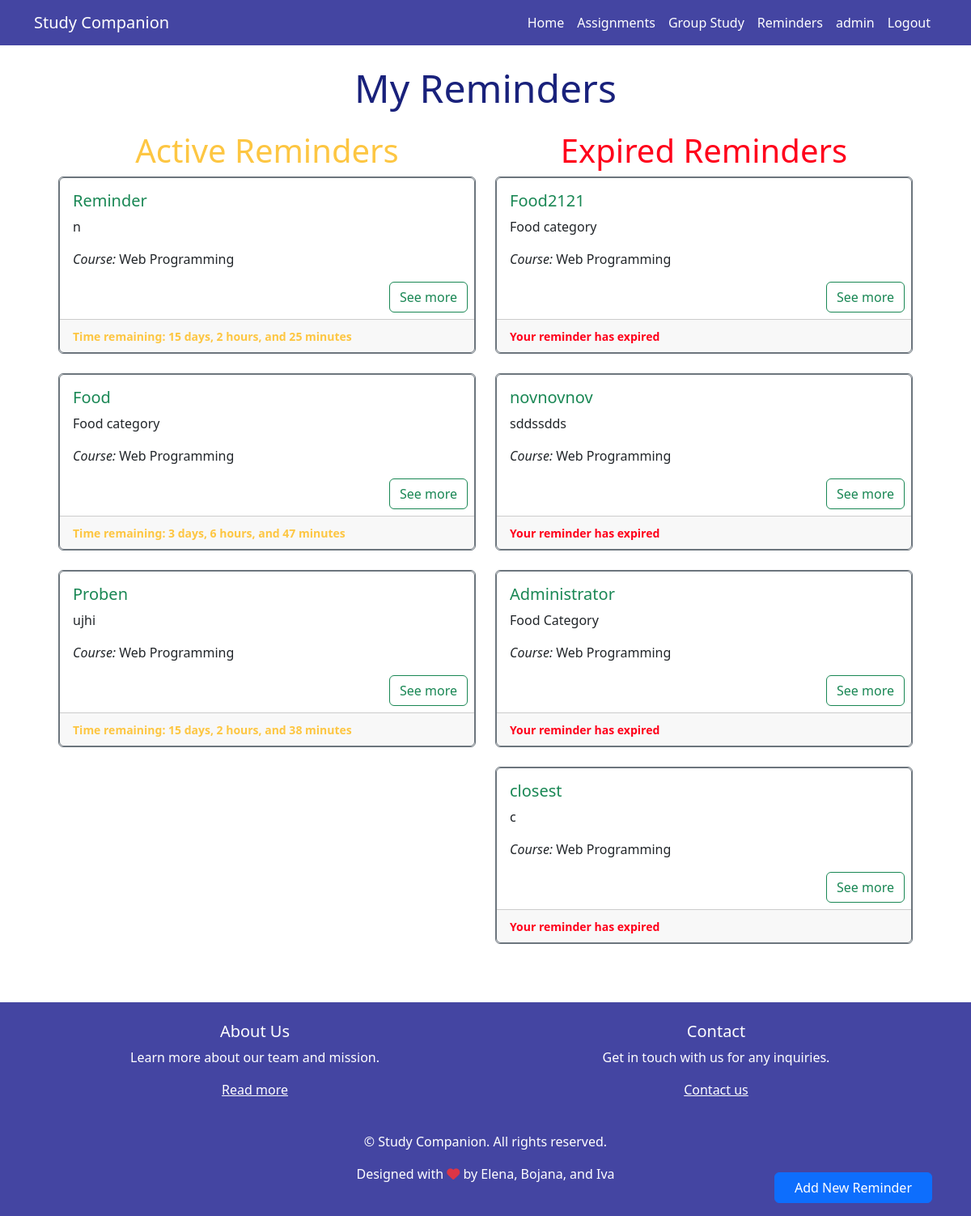
The page /reminders/ (signed in) on the database its author committed.
### app/models.py (models this page shows, shortened)
class CustomUser(AbstractUser):
    name = models.CharField(max_length=100)
    surname = models.CharField(max_length=100)
    objects = CustomUserManager()

class Reminder(models.Model):
    id = models.AutoField(primary_key=True)
    name = models.CharField(max_length=200)
    description = models.CharField(max_length=500)
    course = models.ForeignKey(Course, on_delete=models.CASCADE)
    deadline = models.DateTimeField(default=datetime.now() + timedelta(days=7))
    user = models.ForeignKey(CustomUser, on_delete=models.CASCADE)
    @property
    def time_remaining(self):
        now = timezone.now()
        remaining = self.deadline - now
        if remaining.total_seconds() <= 0:
            return "Reminder Expired"
        else:
            days = remaining.days
            hours, seconds = divmod(remaining.seconds, 3600)
            minutes, _ = divmod(seconds, 60)
            if days == 0:
                if hours == 0:
                    return f"{minutes} minutes"
                else:
                    return f"{hours} hours and {minutes} minutes"
            else:
                return f"{days} days, {hours} hours, and {minutes} minutes"
        time_remaining_text = property(time_remaining)

class Course(models.Model):
    name = models.CharField(max_length=100)
    def __str__(self):
        return f"{self.name}"

### app/views.py (the view)
# urls.py: path('reminders/', views.reminders_all, name='reminders'),
@login_required
def reminders_all(request):
    user = request.user
    current_datetime = timezone.now()
    active_reminders = Reminder.objects.filter(user=user, deadline__gt=current_datetime)
    expired_reminders = Reminder.objects.filter(user=user, deadline__lte=current_datetime)
    return render(request, 'reminders.html', {'active_reminders': active_reminders, 'expired_reminders': expired_reminders})

### templates/reminders.html (shortened to what this page needs)
{% extends "base.html" %}
{% block content %}
    {% if user.is_authenticated %}
        <div>
        {% if active_reminders.count == 0 and expired_reminders.count == 0 %}
            <h2 class="text-center primary-text mb-4">You do not have any reminders.</h2>
            <div class="mx-5 px-4">
                    {% if messages %}
                        {% for message in messages %}
                            <div class="alert alert-success mt-3">
                                {{ message|safe }}
                            </div>
                        {% endfor %}
                    {% endif %}
            <div class="row text-center mx-auto py-4" style="max-width: 300px">
                <a href="{% url 'add_reminder' %}" class="btn btn-primary px-4">Add New Reminder</a>
            </div>
        {% else %}
        <div class="text-center my-3">
            <h1 class="primary-text" style="font-size: xxx-large"> My Reminders </h1>
        </div>
        <div class="mx-5 px-4 mt-4">
            <div class="row">
                <div class="col-md-6 mx-auto" style="max-width: 700px">
                    <h1 class="primary-text text-center" style="color: #FDC642"> Active Reminders </h1>
                    {% for reminder in active_reminders %}
                        <div class="card border-secondary mb-4">
                            <div class="card border-secondary">
                            <div class="card-body">
                                <h5 class="card-title text-success">{{ reminder.name }}</h5>
                                <p class="card-text">{{ reminder.description }}</p>
                                <p class="card-text"><i>Course:</i> {{ reminder.course }}</p>
                            </div>
                            <div class="text-right ml-auto">
                                <a href="{% url 'reminder_details' name=reminder.id %}?source=reminders"
                                   class="btn btn-outline-success mb-2 mr-2">See more</a>
                            </div>
                            <div class="card-footer">
                                {% if reminder.time_remaining == "Reminder Expired" %}
                                    <small class="card-text" style="color: #ff001b"><b>Your reminder has
                                        expired</b></small>
                                {% else %}
                                    <small class="card-text" style="color: #FDC642"><b>Time
                                        remaining: {{ reminder.time_remaining }}</b></small>
                                {% endif %}
                            </div>
                        </div>
                        </div>
                    {% endfor %}
                </div>
                <div class="col-md-6 mx-auto" style="max-width: 700px">
                    <h1 class="primary-text text-center" style="color: #ff001b"> Expired Reminders </h1>
                    {% for reminder in expired_reminders %}
                        <div class="card border-secondary mb-4">
                            <div class="card border-secondary">
                            <div class="card-body">
                                <h5 class="card-title text-success">{{ reminder.name }}</h5>
                                <p class="card-text">{{ reminder.description }}</p>
                                <p class="card-text"><i>Course:</i> {{ reminder.course }}</p>
                            </div>
                            <div class="text-right ml-auto">
                                <a href="{% url 'reminder_details' name=reminder.id %}?source=reminders"
                                   class="btn btn-outline-success mb-2 mr-2">See more</a>
                            </div>
                            <div class="card-footer">
                                {% if reminder.time_remaining == "Reminder Expired" %}
                                    <small class="card-text" style="color: #ff001b"><b>Your reminder has
                                        expired</b></small>
                                {% else %}
                                    <small class="card-text" style="color: #FDC642"><b>Time
                                        remaining: {{ reminder.time_remaining }}</b></small>
                                {% endif %}
                            </div>
                        </div>
                        </div>
                    {% endfor %}
                </div>
            </div>
        </div>
            <div class="fixed-bottom text-right mx-5 mb-3">
            <a href="{% url 'add_reminder' %}" class="btn btn-primary px-4">Add New Reminder</a>
        </div>
        {% endif %}
        </div>
    {% else %}
        {% include "unauthenticated_message.html" %}
    {% endif %}
{% endblock %}

### templates/base.html (shortened to what this page needs)
<!DOCTYPE html>
<html>
<head>
    <link rel="stylesheet" href="https://stackpath.bootstrapcdn.com/bootstrap/4.5.2/css/bootstrap.min.css">
    <link rel="stylesheet" href="https://cdnjs.cloudflare.com/ajax/libs/font-awesome/6.0.0-beta3/css/all.min.css">
    <link rel="stylesheet" href="https://cdn.jsdelivr.net/npm/bootstrap@5.3.0-alpha1/dist/css/bootstrap.min.css">
    <link rel="stylesheet" href="https://cdn.jsdelivr.net/npm/flatpickr@4.6.9/dist/flatpickr.min.css">
    <link rel="stylesheet" href="https://code.jquery.com/ui/1.12.1/themes/base/jquery-ui.css">
</head>
</head>
<body>
<nav class="navbar navbar-expand-lg navcolor text-white">
    <div class="container">
        <a class="navbar-brand text-white" href="/">Study Companion</a>
        <div class="collapse navbar-collapse" id="navbarNav">
            <ul class="navbar-nav ml-auto">
                <li class="nav-item">
                    <a class="nav-link" href="/">Home</a>
                </li>
                {% if user.is_authenticated %}
                    <li class="nav-item">
                        <a class="nav-link" href="/assignments/">Assignments</a>
                    </li>
                    <li class="nav-item">
                        <a class="nav-link" href="/group_study/">Group Study</a>
                    </li>
                    <li class="nav-item">
                        <a class="nav-link" href="/reminders/">Reminders</a>
                    </li>
                    <li class="nav-item">
                        <a class="nav-link" href="/admin/">{{ user.username }}</a>
                    </li>
                    <li class="nav-item">
                        <a class="nav-link" href="/logout/">Logout</a>
                    </li>
                {% endif %}
            </ul>
        </div>
    </div>
</nav>
<div class="mt-4">
    {% block content %}
    {% endblock %}
</div>
<footer class="navcolor text-white py-4 mt-5">
    {% if user.is_authenticated  %}
    <div class="container text-center">
        <div class="row d-flex justify-content-center">
            <div class="col-md-6">
                <h5>About Us</h5>
                <p>Learn more about our team and mission.</p>
                <ul class="list-unstyled">
                    <li>
                        <a href="/about/" class="text-white">Read more</a>
                    </li>
                </ul>
            </div>
            <div class="col-md-6">
                <h5>Contact</h5>
                <p>Get in touch with us for any inquiries.</p>
                <ul class="list-unstyled">
                    <li>
                        <a href="/contact/" class="text-white">Contact us</a>
                    </li>
                </ul>
            </div>
        </div>
    </div>
    <div class="container mt-4 text-center">
        <p>&copy; {{ year }} Study Companion. All rights reserved.</p>
        <p>Designed with <i class="fas fa-heart text-danger"></i> by Elena, Bojana, and Iva</p>
    </div>
    {% else %}
        <div class="container mt-4 text-center">
            <p>&copy; {{ year }} Study Companion. All rights reserved.</p>
            <p>Designed with <i class="fas fa-heart text-danger"></i> by Elena, Bojana, and Iva</p>
        </div>
    {% endif %}
</footer>
</body>
</html>

### templates/base.html (style rules this page uses)
.navcolor { background-color: #4445a2; }
.navbar .nav-link { color: white; }
.primary-text { color: #19217BFF; }
.px-4 { padding-right: 1.5rem!important; padding-left: 1.5rem!important; }

### rows shown on the page
CustomUser: username "admin"
Reminder: name "Reminder", description "n", course "Web Programming", time_remaining "15 days, 2 hours, and 25 minutes"
Reminder: name "Food", description "Food category", course "Web Programming", time_remaining "3 days, 6 hours, and 47 minutes"
Reminder: name "Proben", description "ujhi", course "Web Programming", time_remaining "15 days, 2 hours, and 38 minutes"
Reminder: name "Food2121", description "Food category", course "Web Programming", shows "Your reminder has expired"
Reminder: name "novnovnov", description "sddssdds", course "Web Programming", shows "Your reminder has expired"
Reminder: name "Administrator", description "Food Category", course "Web Programming", shows "Your reminder has expired"
Reminder: name "closest", description "c", course "Web Programming", shows "Your reminder has expired"
